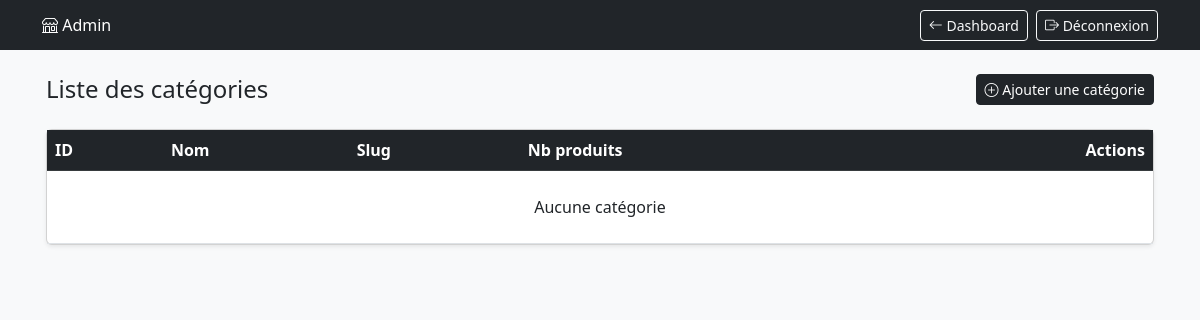
The app's page /admin/categories.php (signed in), older data.
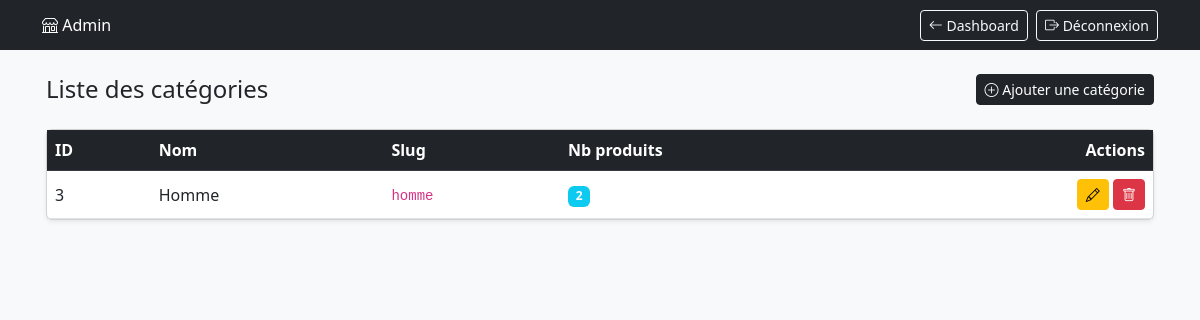
The same page, newer data.
### tables this page shows
CREATE TABLE `categories` (
  `id` int(11) NOT NULL,
  `nom` varchar(100) NOT NULL,
  `slug` varchar(100) NOT NULL,
  `created_at` timestamp NOT NULL DEFAULT current_timestamp()
);

### admin/categories.php (the view, shortened to what this page needs)
<?php
require_once __DIR__ . '/../config/database.php';
$categories = $pdo->query('
    SELECT c.*, COUNT(p.id) AS nb_produits
    FROM categories c
    LEFT JOIN produits p ON p.categorie_id = c.id
    GROUP BY c.id
    ORDER BY c.id
')->fetchAll();
?>
<!DOCTYPE html>
<html lang="fr">
<head>
    <link rel="stylesheet" href="../bootstrap-5.2.3-dist/css/bootstrap.min.css">
    <link rel="stylesheet" href="../bootstrap-iconss/font/bootstrap-icons.css">
</head>
<body class="bg-light">
<nav class="navbar navbar-dark bg-dark py-2">
    <div class="container-fluid container-lg">
        <a class="navbar-brand fs-6 fs-sm-5 mb-0" href="index.php">
            <i class="bi bi-shop"></i> Admin
        </a>
        <div class="d-flex gap-2">
            <a href="index.php" class="btn btn-outline-light btn-sm">
                <i class="bi bi-arrow-left"></i> Dashboard
            </a>
            <a href="../logout.php" class="btn btn-outline-light btn-sm">
                <i class="bi bi-box-arrow-right"></i> Déconnexion
            </a>
        </div>
    </div>
</nav>
<div class="container-fluid container-lg py-4 px-3">
    <div class="d-flex flex-column flex-sm-row justify-content-between
                align-items-stretch align-items-sm-center gap-2 mb-4">
        <h2 class="fs-4 fs-sm-3 mb-0">Liste des catégories</h2>
        <a href="categorie_ajouter.php" class="btn btn-dark btn-sm">
            <i class="bi bi-plus-circle"></i> Ajouter une catégorie
        </a>
    </div>
    <div class="card shadow-sm d-none d-md-block">
        <div class="table-responsive">
            <table class="table table-hover mb-0 align-middle">
                <thead class="table-dark">
                    <tr>
                        <th>ID</th>
                        <th>Nom</th>
                        <th>Slug</th>
                        <th>Nb produits</th>
                        <th class="text-end">Actions</th>
                    </tr>
                </thead>
                <tbody>
                <?php if (empty($categories)): ?>
                    <tr><td colspan="5" class="text-center py-4">Aucune catégorie</td></tr>
                <?php else: ?>
                    <?php foreach ($categories as $c): ?>
                        <tr>
                            <td><?= $c['id'] ?></td>
                            <td><?= htmlspecialchars($c['nom']) ?></td>
                            <td><code><?= htmlspecialchars($c['slug']) ?></code></td>
                            <td><span class="badge bg-info"><?= $c['nb_produits'] ?></span></td>
                            <td class="text-end">
                                <a href="categorie_modifier.php?id=<?= $c['id'] ?>"
                                    class="btn btn-sm btn-warning">
                                    <i class="bi bi-pencil"></i>
                                </a>
                                <a href="categorie_supprimer.php?id=<?= $c['id'] ?>"
                                    class="btn btn-sm btn-danger"
                                    onclick="return confirm('Supprimer cette catégorie ? Les produits associés seront aussi supprimés.')">
                                    <i class="bi bi-trash"></i>
                                </a>
                            </td>
                        </tr>
                    <?php endforeach; ?>
                <?php endif; ?>
                </tbody>
            </table>
        </div>
    </div>
</div>
</body>
</html>

Row changes from the older to the newer data that the page shows:
added categories: id "3", nom "Homme", slug "homme", nb_produits "2"
Text that changed along with them:
text no longer shown: "Aucune catégorie"
